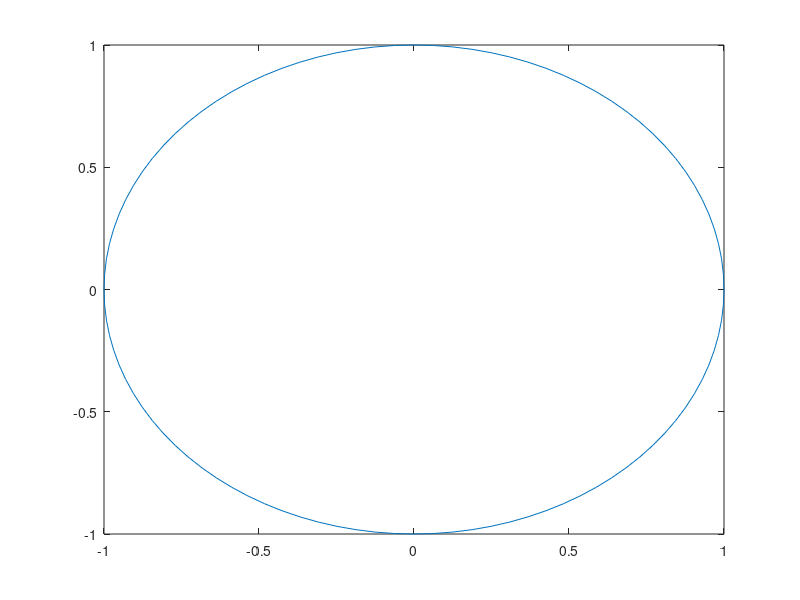

The MATLAB script that drew this image:
function  [x,y] = rc_ellip(a,b,phi,x0,y0,n)
% ELLIPSE  Plotting ellipse.
%       ELLIPSE(A,B,PHI,X0,Y0,N)  Plots ellipse with
%	semiaxes A, B, rotated by the angle PHI,
%	with origin at X0, Y0 and consisting of N points
%	(default 100).
%	[X,Y] = ELLIPSE(...) Instead of plotting returns
%	coordinates of the ellipse.

%  Kirill K. Pankratov, kirill@plume.mit.edu
%  03/21/95

n_dflt = 100;

if nargin < 6, n = n_dflt; end
if nargin < 5, y0 = 0; end
if nargin < 4, x0 = 0; end
if nargin < 3, phi = 0; end
if nargin < 2, b = 1; end
if nargin < 1, a = 1; end


th = linspace(0,2*pi,n+1);
x = a*cos(th);
y = b*sin(th);

c = cos(phi);
s = sin(phi);

th = x*c-y*s+x0;
y = x*s+y*c+y0;
x = th;

if nargout==0, plot(x,y); end

